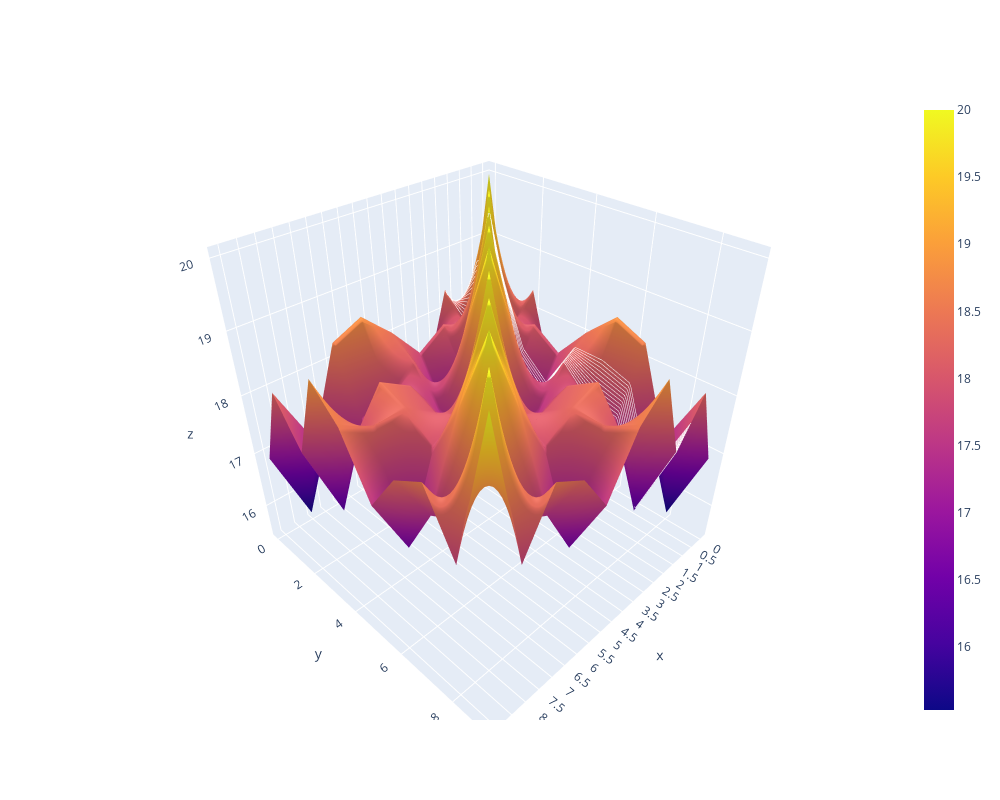

Notebook source saved alongside this figure:
### Code cell
x = [i for i in range(0, agent.states_size)]
y = [i for i in range(0, agent.actions_size)]

fig = go.Figure(
    go.Surface(
        contours = {
            "x": {"show": True, "start": 1.5, "end": 2, "size": 0.04, "color":"white"},
            "z": {"show": True, "start": 0.5, "end": 0.8, "size": 0.05}
        },
        x = x, y = y,
        z = agent.Q,
        surfacecolor = agent.Q
    )
)

fig.update_layout(
    # title = 'Q values',
    width = 1000, height = 800,
    scene = {
        "xaxis": {"nticks": 20},
        "aspectratio": {"x": 1, "y": 1, "z": 1}
    }
)


fig.update_traces(
    contours_z = dict(
        show = True, usecolormap = True,
        highlightcolor = "limegreen",
        project_z = True
    )
)

fig.show()

### Figure 1 — Plotly figure (JSON) as saved in the notebook; plotly's stock layout.template omitted (floating-point values rounded to 4 significant figures)
{"data": [{"contours": {"x": {"color": "white", "end": 2, "show": true, "size": 0.04, "start": 1.5}, "z": {"end": 0.8, "highlightcolor": "limegreen", "project": {"z": true}, "show": true, "size": 0.05, "start": 0.5, "usecolormap": true}}, "surfacecolor": [[20.0, 17.2, 18.37, 16.83, 16.32, 17.49, 16.93, 16.83, 15.53, 16.91], [17.2, 20.0, 17.93, 18.14, 17.84, 18.39, 18.83, 18.62, 17.23, 18.29], [18.37, 17.93, 20.0, 17.48, 16.99, 18.11, 17.66, 17.55, 16.22, 17.58], [16.83, 18.14, 17.48, 20.0, 18.59, 17.46, 18.16, 18.45, 17.77, 18.95], [16.32, 17.84, 16.99, 18.59, 20.0, 17.13, 17.98, 18.29, 18.28, 18.51], [17.49, 18.39, 18.11, 17.46, 17.13, 20.0, 18.2, 17.92, 16.54, 17.61], [16.93, 18.83, 17.66, 18.16, 17.98, 18.2, 20.0, 18.78, 17.44, 18.31], [16.83, 18.62, 17.55, 18.45, 18.29, 17.92, 18.78, 20.0, 17.7, 18.58], [15.53, 17.23, 16.22, 17.77, 18.28, 16.54, 17.44, 17.7, 20.0, 17.72], [16.91, 18.29, 17.58, 18.95, 18.51, 17.61, 18.31, 18.58, 17.72, 20.0]], "type": "surface", "x": [0, 1, 2, 3, 4, 5, 6, 7, 8, 9], "y": [0, 1, 2, 3, 4, 5, 6, 7, 8, 9], "z": [[20.0, 17.2, 18.37, 16.83, 16.32, 17.49, 16.93, 16.83, 15.53, 16.91], [17.2, 20.0, 17.93, 18.14, 17.84, 18.39, 18.83, 18.62, 17.23, 18.29], [18.37, 17.93, 20.0, 17.48, 16.99, 18.11, 17.66, 17.55, 16.22, 17.58], [16.83, 18.14, 17.48, 20.0, 18.59, 17.46, 18.16, 18.45, 17.77, 18.95], [16.32, 17.84, 16.99, 18.59, 20.0, 17.13, 17.98, 18.29, 18.28, 18.51], [17.49, 18.39, 18.11, 17.46, 17.13, 20.0, 18.2, 17.92, 16.54, 17.61], [16.93, 18.83, 17.66, 18.16, 17.98, 18.2, 20.0, 18.78, 17.44, 18.31], [16.83, 18.62, 17.55, 18.45, 18.29, 17.92, 18.78, 20.0, 17.7, 18.58], [15.53, 17.23, 16.22, 17.77, 18.28, 16.54, 17.44, 17.7, 20.0, 17.72], [16.91, 18.29, 17.58, 18.95, 18.51, 17.61, 18.31, 18.58, 17.72, 20.0]]}], "layout": {"height": 800, "scene": {"aspectratio": {"x": 1, "y": 1, "z": 1}, "xaxis": {"nticks": 20}}, "width": 1000}}
